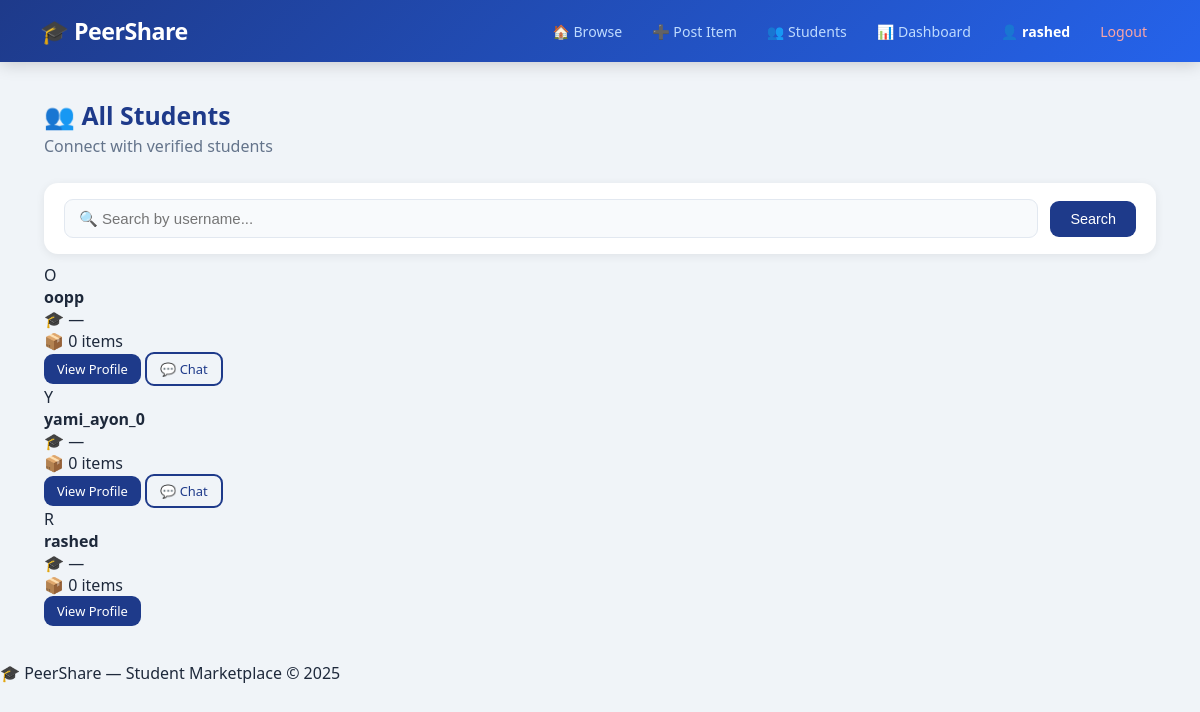
Before: /user/all/ (signed in) with the older database file.
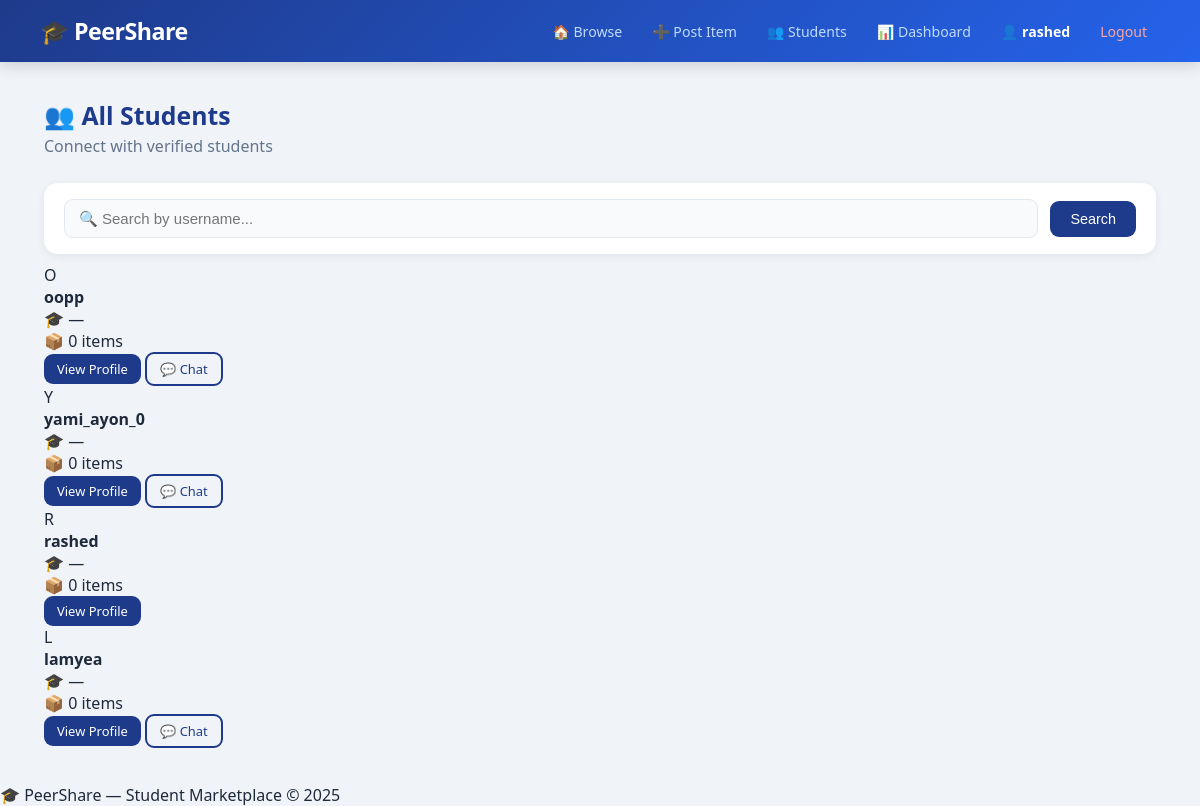
After: the same page with the newer database file.
### accounts/models.py (models this page shows, shortened)
class CustomUser(AbstractUser):
    university_email = models.EmailField(
        unique=True,
        blank=True,
        default=''
    )
    is_verified = models.BooleanField(default=False)

### user/models.py (models this page shows, shortened)
class Profile(models.Model):
    UNIVERSITY_CHOICES = [
        ('dhaka', 'University of Asia Pacific'),
        ('dhaka', 'University of Dhaka'),
        ('buet',  'BUET'),
        ('nsu',   'North South University'),
        ('bracu', 'BRAC University'),
        ('cuet',  'CUET'),
        ('ruet',  'RUET'),
        ('other', 'Other'),
    ]
    user        = models.OneToOneField(
                    settings.AUTH_USER_MODEL,
                    on_delete=models.CASCADE,
                    related_name='profile'
                  )
    bio         = models.TextField(blank=True, null=True)
    profile_pic = models.ImageField(
                    upload_to='profiles/',
                    blank=True, null=True
                  )
    university  = models.CharField(
                    max_length=100,
                    choices=UNIVERSITY_CHOICES,
                    blank=True
                  )
    phone       = models.CharField(max_length=20, blank=True)
    location    = models.CharField(max_length=100, blank=True)
    joined_at   = models.DateTimeField(auto_now_add=True)
    def get_total_items(self):
        return self.user.items.count()

### user/views.py (the view)
# urls.py: path('all/',             views.all_users,     name='all_users'),
@login_required
def all_users(request):
    search   = request.GET.get('q', '')
    profiles = Profile.objects.select_related('user').all()
    if search:
        profiles = profiles.filter(
            user__username__icontains=search
        )
    return render(request, 'user/all_users.html', {
        'profiles': profiles,
        'search':   search,
    })

### templates/user/all_users.html (shortened to what this page needs)
{% extends 'base.html' %}
{% block content %}
<div class="page-head">
  <div>
    <h2>👥 All Students</h2>
    <p>Connect with verified students</p>
  </div>
</div>
<form method="GET" class="search-bar">
  <input type="text" name="q"
         value="{{ search }}"
         placeholder="🔍 Search by username...">
  <button type="submit" class="btn">Search</button>
</form>
<div class="user-grid">
  {% for profile in profiles %}
  <div class="user-card">
    {% if profile.profile_pic %}
      <img src="{{ profile.profile_pic.url }}"
           class="avatar-circle" alt="pic">
    {% else %}
      <div class="avatar-circle-placeholder">
        {{ profile.user.username|first|upper }}
      </div>
    {% endif %}
    <div class="user-card-info">
      <h4>{{ profile.user.username }}</h4>
      <p>🎓 {{ profile.get_university_display|default:"—" }}</p>
      <p>📦 {{ profile.get_total_items }} items</p>
    </div>
    <div class="user-card-btns">
      <a href="/user/{{ profile.user.username }}/"
         class="btn small">View Profile</a>
      {% if request.user.is_authenticated and request.user != profile.user %}
        <a href="/chat/{{ profile.user.pk }}/"
           class="btn small outline">💬 Chat</a>
      {% endif %}
    </div>
  </div>
  {% empty %}
    <p class="empty-msg">No students found.</p>
  {% endfor %}
</div>
{% endblock %}

### templates/base.html (shortened to what this page needs)
<!DOCTYPE html>
<html lang="en">
<head>
  {% load static %}
  <link rel="stylesheet" href="{% static 'css/style.css' %}">
</head>
<body>
<nav class="navbar">
  <a href="/" class="logo">🎓 PeerShare</a>
  <div class="nav-links">
    {% if user.is_authenticated %}
      <a href="/">🏠 Browse</a>
      <a href="/add/">➕ Post Item</a>
      <a href="/user/all/">👥 Students</a>
      <a href="/dashboard/">📊 Dashboard</a>
      <a href="/user/profile/" class="nav-profile">
        👤 {{ user.username }}
      </a>
      <a href="/login/logout/" class="nav-logout">Logout</a>
    {% else %}
      <a href="/login/">Login</a>
      <a href="/login/register/" class="nav-register">Register</a>
    {% endif %}
  </div>
</nav>
<div class="container">
  {% block content %}{% endblock %}
</div>
<footer class="footer">
  <p>🎓 PeerShare — Student Marketplace &copy; 2025</p>
</footer>
</body>
</html>

### static/css/style.css (style rules this page uses)
*, *::before, *::after { box-sizing: border-box; margin: 0; padding: 0; }
body { font-family: 'Segoe UI', Tahoma, Geneva, Verdana, sans-serif; background: #f0f4f8; color: #1e293b; min-height: 100vh; }
a { color: inherit; text-decoration: none; }
.navbar { background: linear-gradient(135deg, #1e3a8a 0%, #2563eb 100%); padding: 0 40px; height: 62px; display: flex; align-items: center; justify-content: space-between; position: sticky; top: 0; z-index: 999; box-shadow: 0 2px 16px rgba(0,0,0,0.18); }
.logo { color: #fff; font-size: 1.45rem; font-weight: 800; letter-spacing: -0.5px; }
.nav-links { display: flex; align-items: center; gap: 4px; }
.nav-links a { color: #bfdbfe; padding: 7px 13px; border-radius: 8px; font-size: 0.88rem; transition: background 0.2s, color 0.2s; }
.nav-profile { color: #fff !important; font-weight: 600; }
.nav-logout { color: #fca5a5 !important; }
.container { max-width: 1160px; margin: 36px auto; padding: 0 24px; }
.search-bar { display: flex; gap: 12px; align-items: center; background: #fff; padding: 16px 20px; border-radius: 14px; margin-bottom: 10px; box-shadow: 0 2px 10px rgba(0,0,0,0.07); flex-wrap: wrap; }
.search-bar input, .search-bar select { padding: 10px 14px; border: 1.5px solid #e2e8f0; border-radius: 9px; font-size: 0.94rem; outline: none; background: #f8fafc; transition: border 0.2s; }
.search-bar input { flex: 1; min-width: 160px; }
.btn { display: inline-block; background: #1e3a8a; color: #fff; padding: 10px 20px; border-radius: 9px; border: none; cursor: pointer; font-size: 0.9rem; font-weight: 500; transition: background 0.2s, transform 0.15s; text-decoration: none; white-space: nowrap; }
.btn.small { padding: 6px 13px; font-size: 0.81rem; }
.btn.outline { background: transparent; border: 2px solid #1e3a8a; color: #1e3a8a; }
.page-head { display: flex; align-items: center; gap: 20px; margin-bottom: 26px; flex-wrap: wrap; }
.page-head h2 { font-size: 1.55rem; color: #1e3a8a; }
.page-head p { color: #64748b; margin-top: 3px; }
.page-head > div { flex: 1; }

Changed rows visible on the page:
added Profile: user.username|first "L", user.username "lamyea", university "—", get_total_items "0"
